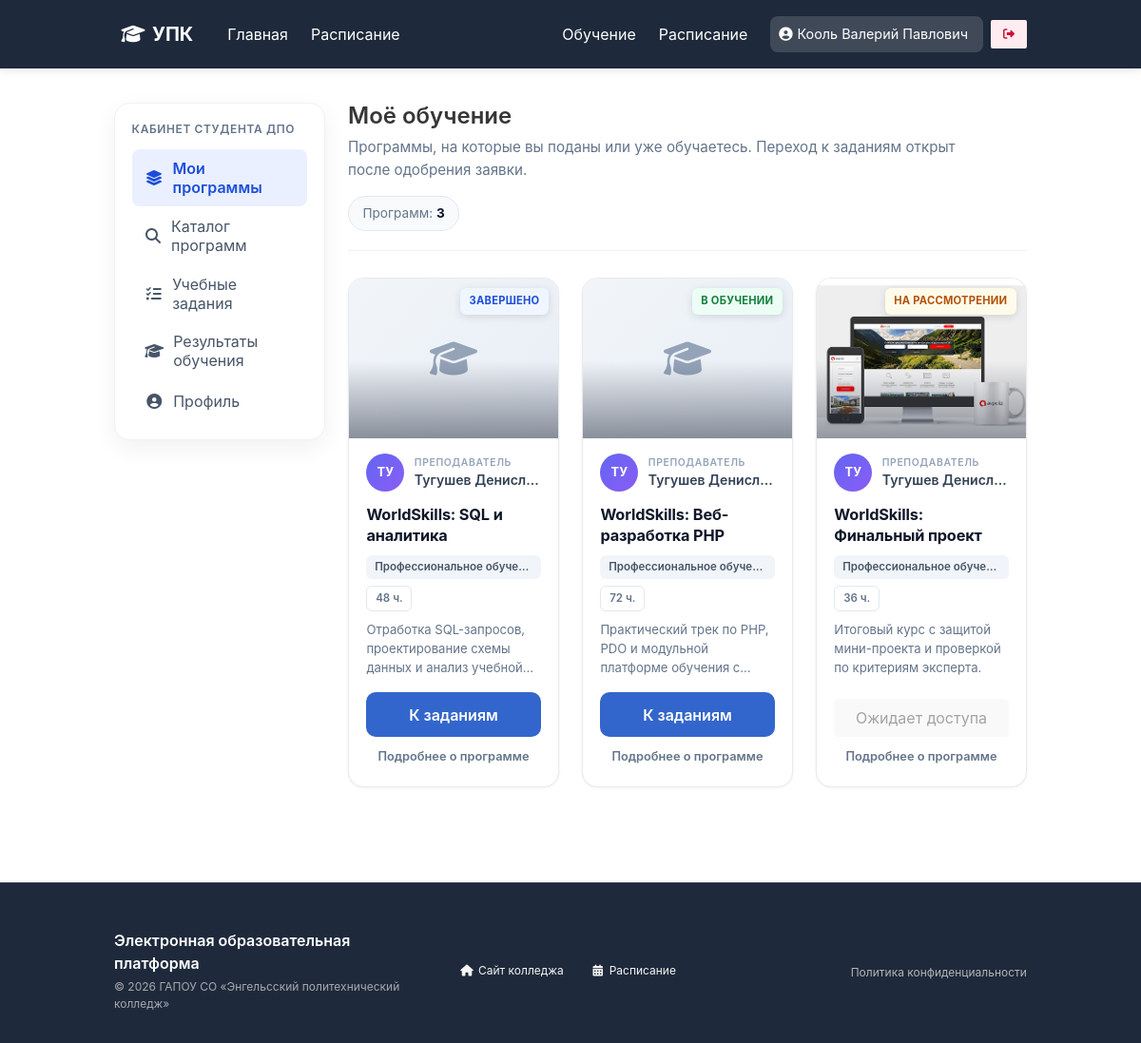
/pages/student/student.php (signed in), run on the app's committed database.
### tables this page shows
CREATE TABLE `course_subscriptions` (
  `id` int NOT NULL,
  `user_id` int NOT NULL,
  `course_id` int NOT NULL,
  `created_at` timestamp NULL DEFAULT CURRENT_TIMESTAMP,
  `status` enum('pending','active','rejected','completed') DEFAULT 'pending'
);

CREATE TABLE `users` (
  `id` int NOT NULL,
  `login` varchar(50) NOT NULL,
  `password_hash` varchar(255) NOT NULL,
  `role` enum('student','teacher','admin') NOT NULL DEFAULT 'student',
  `full_name` varchar(100) NOT NULL,
  `group_name` varchar(20) DEFAULT NULL,
  `group_id` int DEFAULT NULL,
  `remember_token` varchar(255) DEFAULT NULL
);

CREATE TABLE `courses` (
  `id` int NOT NULL,
  `name` varchar(255) NOT NULL,
  `teacher_id` int DEFAULT NULL,
  `description` text,
  `image_path` varchar(255) DEFAULT NULL,
  `status` enum('Активный','Архив','Черновик') NOT NULL DEFAULT 'Черновик',
  `category` varchar(100) DEFAULT 'Профессиональное обучение',
  `duration_hours` int DEFAULT '72',
  `price` decimal(10,2) DEFAULT '0.00',
  `project_name` varchar(120) DEFAULT NULL,
  `learning_format` varchar(120) DEFAULT NULL,
  `training_type` varchar(120) DEFAULT NULL
);

### pages/student/student.php (the view, shortened to what this page needs)
<?php
require_once '../../db/db.php';
if (!function_exists('dpo_catalog_initials')) {
    function dpo_catalog_initials(string $name): string
    {
        $name = trim($name);
        $parts = preg_split('/\s+/u', $name, -1, PREG_SPLIT_NO_EMPTY);
        if ($parts !== false && count($parts) >= 2) {
            $a = mb_substr($parts[0], 0, 1, 'UTF-8');
            $b = mb_substr($parts[count($parts) - 1], 0, 1, 'UTF-8');
            return mb_strtoupper($a . $b, 'UTF-8');
        }
        return mb_strtoupper(mb_substr($name, 0, min(2, mb_strlen($name, 'UTF-8')), 'UTF-8'), 'UTF-8');
    }
}
$user_id = $_SESSION['user_id'];
$stmt = $db->prepare("
    SELECT c.*, cs.status AS subscription_status, u.full_name AS teacher_name
    FROM courses c
    JOIN course_subscriptions cs ON c.id = cs.course_id
    LEFT JOIN users u ON u.id = c.teacher_id
    WHERE cs.user_id = ?
    ORDER BY c.name ASC
");
$stmt->execute([$user_id]);
$courses = $stmt->fetchAll();
include '../../includes/header.php';
?>
<section class="section dpo-catalog dpo-catalog--my-learning">
    <div class="container">
        <div class="columns">
            <div class="column is-3">
                <?php include 'sidebar_student.php'; ?>
            </div>
            <div class="column">
                <header class="dpo-catalog-head">
                    <div class="dpo-catalog-head-text">
                        <h1 class="title is-4 mb-2">Моё обучение</h1>
                        <p class="dpo-catalog-lead">Программы, на которые вы поданы или уже обучаетесь. Переход к заданиям открыт после одобрения заявки.</p>
                    </div>
                    <div class="dpo-catalog-head-meta">
                        <span class="dpo-catalog-count">Программ: <strong><?= count($courses) ?></strong></span>
                    </div>
                </header>
                <?php if (empty($courses)): ?>
                    <div class="dpo-catalog-empty box has-text-centered">
                        <span class="icon is-large has-text-grey-light mb-3"><i class="fas fa-book-open fa-2x"></i></span>
                        <p class="title is-5">Пока нет программ</p>
                        <p class="has-text-grey mb-4">Выберите курс в каталоге и подайте заявку.</p>
                        <a href="courses.php" class="button is-link">Открыть каталог ДПО</a>
                    </div>
                <?php else: ?>
                    <div class="columns is-multiline dpo-catalog-grid">
                        <?php foreach ($courses as $c): ?>
                            <?php
                            $teacherLabel = $c['teacher_name'] ?: 'Не назначен';
                            $initials = dpo_catalog_initials($teacherLabel === 'Не назначен' ? '?' : $teacherLabel);
                            $category = $c['category'] ?: 'Профессиональное обучение';
                            $hours = (int)($c['duration_hours'] ?: 72);
                            $descPlain = trim(preg_replace('/\s+/u', ' ', strip_tags((string)($c['description'] ?? ''))));
                            if ($descPlain === '') {
                                $descHtml = '<span class="has-text-grey">Описание появится позже.</span>';
                            } else {
                                $descHtml = htmlspecialchars(mb_strimwidth($descPlain, 0, 150, '…', 'UTF-8'), ENT_QUOTES, 'UTF-8');
                            }
                            $sub = (string)($c['subscription_status'] ?? '');
                            $statusClass = 'dpo-status--open';
                            $statusText = 'Доступна запись';
                            if ($sub === 'pending') {
                                $statusClass = 'dpo-status--pending';
                                $statusText = 'На рассмотрении';
                            } elseif ($sub === 'active') {
                                $statusClass = 'dpo-status--active';
                                $statusText = 'В обучении';
                            } elseif ($sub === 'rejected') {
                                $statusClass = 'dpo-status--rejected';
                                $statusText = 'Заявка отклонена';
                            } elseif ($sub === 'completed') {
                                $statusClass = 'dpo-status--done';
                                $statusText = 'Завершено';
                            }
                            ?>
                            <div class="column is-12-mobile is-6-tablet is-4-desktop is-3-widescreen">
                                <article class="dpo-card">
                                    <a href="course_details.php?id=<?= (int)$c['id'] ?>" class="dpo-card-media">
                                        <?php if (!empty($c['image_path'])): ?>
                                            <img src="<?= htmlspecialchars($c['image_path']) ?>" alt="" loading="lazy">
                                        <?php else: ?>
                                            <div class="dpo-card-media-placeholder">
                                                <i class="fas fa-graduation-cap"></i>
                                            </div>
                                        <?php endif; ?>
                                        <span class="dpo-card-status <?= htmlspecialchars($statusClass) ?>"><?= htmlspecialchars($statusText) ?></span>
                                    </a>
                                    <div class="dpo-card-body">
                                        <a href="course_details.php?id=<?= (int)$c['id'] ?>" class="dpo-card-author">
                                            <span class="dpo-card-avatar" aria-hidden="true"><?= htmlspecialchars($initials) ?></span>
                                            <span class="dpo-card-author-text">
                                                <span class="dpo-card-author-label">Преподаватель</span>
                                                <span class="dpo-card-author-name"><?= htmlspecialchars($teacherLabel) ?></span>
                                            </span>
                                        </a>
                                        <h2 class="dpo-card-title">
                                            <a href="course_details.php?id=<?= (int)$c['id'] ?>"><?= htmlspecialchars($c['name']) ?></a>
                                        </h2>
                                        <div class="dpo-card-chips">
                                            <span class="dpo-chip"><?= htmlspecialchars($category) ?></span>
                                            <span class="dpo-chip dpo-chip-muted"><?= $hours ?> ч.</span>
                                        </div>
                                        <p class="dpo-card-desc"><?= $descHtml ?></p>
                                        <div class="dpo-card-actions">
                                            <?php if ($sub === 'active' || $sub === 'completed'): ?>
                                                <a href="student_tasks.php?course_id=<?= (int)$c['id'] ?>" class="button is-link is-fullwidth dpo-card-cta">К заданиям</a>
                                            <?php else: ?>
                                                <button type="button" class="button is-light is-fullwidth" disabled>Ожидает доступа</button>
                                            <?php endif; ?>
                                            <a href="course_details.php?id=<?= (int)$c['id'] ?>" class="dpo-card-link">Подробнее о программе</a>
                                        </div>
                                    </div>
                                </article>
                            </div>
                        <?php endforeach; ?>
                    </div>
                <?php endif; ?>
            </div>
        </div>
    </div>
</section>
<?php include '../../includes/footer.php'; ?>

### css/style.css (style rules this page uses)
:root { --primary-dark:#0D1F3C; --primary-blue:#3366CC; --light-gray:#F7F7F7; --border-gray:#E0E0E0; }
html, body { height: 100%; margin: 0; padding: 0; overflow-x: hidden; }
body { display: flex; flex-direction: column; min-height: 100vh; }
.button.is-link { background:var(--primary-blue); }
.button.is-link, .button.is-success, .button.is-warning, .button.is-danger, .button.is-info { border-radius: 10px; }
.dpo-catalog-head { display: flex; flex-wrap: wrap; align-items: flex-end; justify-content: space-between; gap: 1rem 1.5rem; margin-bottom: 1.75rem; padding-bottom: 1.25rem; border-bottom: 1px solid #eef2f7; }
.dpo-catalog-lead { max-width: 42rem; color: #64748b; font-size: 0.95rem; line-height: 1.55; margin: 0; }
.dpo-catalog-count { display: inline-block; font-size: 0.85rem; color: #64748b; padding: 0.45rem 0.9rem; background: #f8fafc; border: 1px solid #e2e8f0; border-radius: 999px; }
.dpo-catalog-count strong { color: #0f172a; }
.dpo-card { height: 100%; display: flex; flex-direction: column; background: #fff; border: 1px solid #e8eaed; border-radius: 16px; overflow: hidden; box-shadow: 0 1px 3px rgba(15, 23, 42, 0.06); transition: box-shadow 0.22s ease, transform 0.22s ease, border-color 0.22s ease; }
.dpo-card-media { position: relative; display: block; height: 168px; overflow: hidden; background: linear-gradient(135deg, #f1f5f9 0%, #e8eef5 100%); }
.dpo-card-media::after { content: ""; position: absolute; left: 0; right: 0; bottom: 0; height: 48%; background: linear-gradient(to top, rgba(15, 23, 42, 0.45), transparent); pointer-events: none; }
.dpo-card-media img { width: 100%; height: 100%; object-fit: cover; display: block; }
.dpo-card-media-placeholder { width: 100%; height: 100%; display: flex; align-items: center; justify-content: center; color: #94a3b8; font-size: 2.5rem; }
.dpo-card-status { position: absolute; top: 10px; right: 10px; z-index: 2; font-size: 0.7rem; font-weight: 700; letter-spacing: 0.02em; text-transform: uppercase; padding: 0.35rem 0.6rem; border-radius: 6px; box-shadow: 0 2px 8px rgba(0, 0, 0, 0.12); background: #fff; color: #334155; }
.dpo-status--pending { background: #fffbeb; color: #b45309; }
.dpo-status--active { background: #ecfdf5; color: #15803d; }
.dpo-status--done { background: #eff6ff; color: #1d4ed8; }
.dpo-card-body { flex: 1; display: flex; flex-direction: column; padding: 1rem 1.15rem 1.15rem; gap: 0.65rem; }
.dpo-card-author { display: flex; align-items: center; gap: 0.65rem; text-decoration: none; color: inherit; min-width: 0; }
.dpo-card-avatar { flex-shrink: 0; width: 40px; height: 40px; border-radius: 50%; background: linear-gradient(135deg, #6366f1, #8b5cf6); color: #fff; font-size: 0.8rem; font-weight: 700; display: flex; align-items: center; justify-content: center; letter-spacing: 0.02em; }
.dpo-card-author-text { display: flex; flex-direction: column; min-width: 0; }
.dpo-card-author-label { font-size: 0.65rem; text-transform: uppercase; letter-spacing: 0.06em; color: #94a3b8; font-weight: 600; }
.dpo-card-author-name { font-size: 0.88rem; font-weight: 600; color: #334155; white-space: nowrap; overflow: hidden; text-overflow: ellipsis; transition: color 0.15s ease; }
.dpo-card-title { font-size: 1.02rem; font-weight: 700; line-height: 1.35; margin: 0.15rem 0 0; letter-spacing: -0.01em; }
.dpo-card-title a { color: #0f172a; text-decoration: none; }
.dpo-card-chips { display: flex; flex-wrap: wrap; gap: 0.4rem; }
.dpo-chip { font-size: 0.72rem; font-weight: 600; padding: 0.25rem 0.55rem; border-radius: 6px; background: #f1f5f9; color: #475569; max-width: 100%; overflow: hidden; text-overflow: ellipsis; white-space: nowrap; }
.dpo-chip-muted { background: #fff; border: 1px solid #e2e8f0; color: #64748b; }
.dpo-card-desc { font-size: 0.82rem; line-height: 1.5; color: #64748b; margin: 0; flex: 1; display: -webkit-box; -webkit-line-clamp: 3; -webkit-box-orient: vertical; overflow: hidden; min-height: 3.6em; }
.dpo-card-actions { display: flex; flex-direction: column; gap: 0.5rem; margin-top: auto; padding-top: 0.35rem; }
.dpo-card-cta { font-weight: 600; border-radius: 8px; height: auto; padding-top: 0.65rem; padding-bottom: 0.65rem; }
.dpo-card-link { text-align: center; font-size: 0.8rem; font-weight: 600; color: #64748b; text-decoration: none; padding: 0.2rem 0; }

### includes/header.php (style rules this page uses)
:root { --primary-blue: #3366cc; --primary-dark: #1e293b; }

### includes/footer.php (style rules this page uses)
body { display: flex; flex-direction: column; min-height: 100vh; }

### data on the page
course_subscriptions: status "ЗАВЕРШЕНО", users.full_name "ТУ", users.full_name "Тугушев Денисл…", course.name "WorldSkills: SQL и аналитика", course.category "Профессиональное обуче…", course.duration_hours "48", course.description "Отработка SQL-запросов, проектирование схемы данных и анализ…"
course_subscriptions: status "В ОБУЧЕНИИ", users.full_name "ТУ", users.full_name "Тугушев Денисл…", course.name "WorldSkills: Веб-разработка PHP", course.category "Профессиональное обуче…", course.duration_hours "72", course.description "Практический трек по PHP, PDO и модульной платформе обучения…"
course_subscriptions: course.image_path (picture), status "НА РАССМОТРЕНИИ", users.full_name "ТУ", users.full_name "Тугушев Денисл…", course.name "WorldSkills: Финальный проект", course.category "Профессиональное обуче…", course.duration_hours "36", course.description "Итоговый курс с защитой мини-проекта и проверкой по критериям эксперта.", shows "Ожидает доступа"

### other printed values
$_SESSION['full_name'] "Кооль Валерий Павлович"
count($courses) "3"
